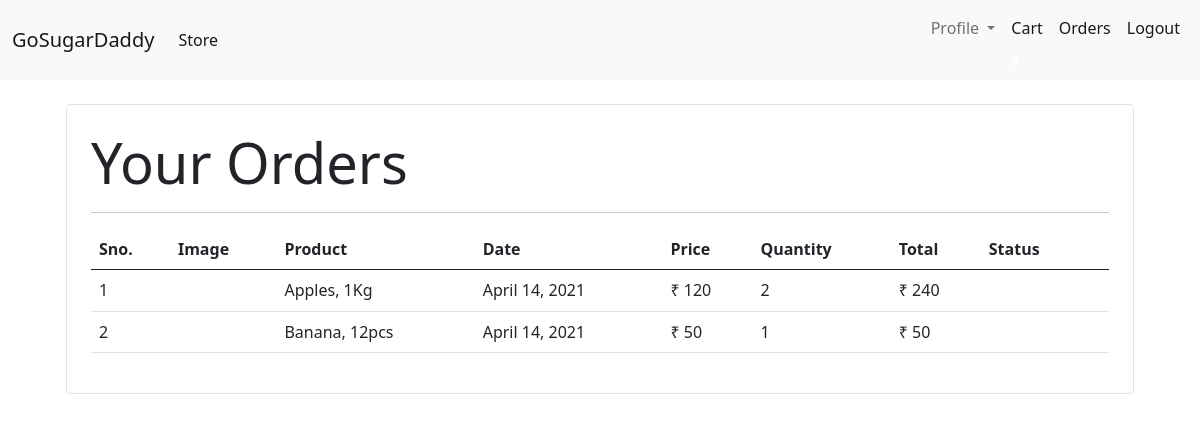
The app's page /orders (signed in), older data.
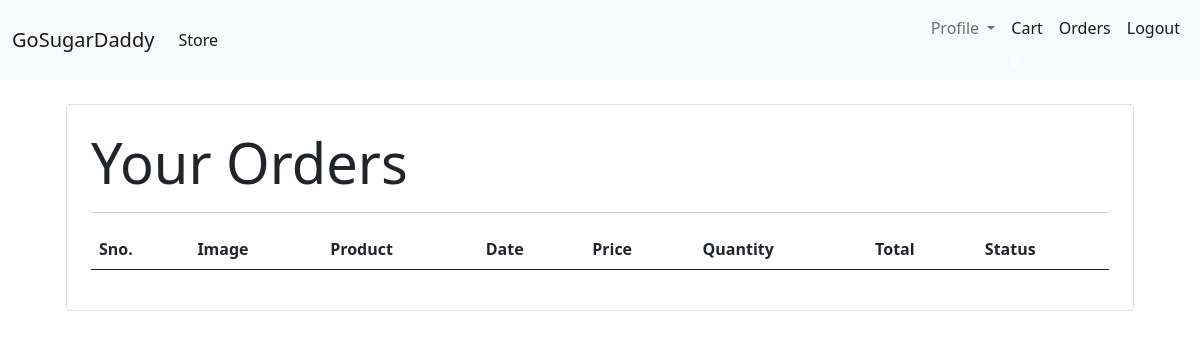
The same page, newer data.
### store/models/orders.py (models this page shows, shortened)
class Order(models.Model):
    product = models.ForeignKey(Product,on_delete=models.CASCADE)
    customer = models.ForeignKey(Customer,on_delete=models.CASCADE)
    quantity = models.IntegerField(default=1)
    price = models.IntegerField()
    address = models.CharField(max_length=50, default='', blank=True)
    phone = models.CharField(max_length=50, default='', blank=True)
    date = models.DateField(default=datetime.datetime.today)
    status = models.BooleanField(default=False)
    @staticmethod
    def get_orders_by_customer(customer_id):
        return Order.objects.filter(customer=customer_id).order_by('-date')

### store/models/product.py (models this page shows, shortened)
class Product(models.Model):
    name=models.CharField(max_length=50)
    price=models.IntegerField(default=0)
    category=models.ForeignKey(Categorie ,on_delete=models.CASCADE, default=1)
    description=models.CharField(max_length=200 , default='Description not available' , null=True , blank=True)
    image=models.ImageField(upload_to='media/')
    quantity=models.IntegerField(default=10)
    seller = models.ForeignKey(Customer,on_delete=models.CASCADE,default=None)

### store/middlewares/auth.py (the view)
    def middleware(request):
        print(request.session.get('customer_id'))
        returnUrl = request.META['PATH_INFO']
        print(request.META['PATH_INFO'])
        if not request.session.get('customer'):
           return redirect(f'login?return_url={returnUrl}')
        response = get_response(request)
        return response

### store/templatetags/custom_filter.py (called while the page is built)
@register.filter(name='currency')
def currency(number):
    return "₹ "+str(number)

@register.filter(name='multiply')
def multiply(number , number1):
    return number * number1

### store/views.py (called while the page is built)
    def get(self , request ):
        customer = request.session.get('customer_id')
        orders = Order.get_orders_by_customer(customer)
        print(orders)
        return render(request , 'orders.html'  , {'orders' : orders})

### store/templates/orders.html
{% extends 'base.html' %}
{% block content %}
{% load cart %}
{% load custom_filter %}
<div class="container">
   <div class="border rounded p-4 m-4">
        <p class="display-4 pl-4 ml-4">Your Orders</p>
        <hr>
        <table class="table">
            <thead>
                <tr>
                    <th>Sno.</th>
                    <th>Image</th>
                    <th>Product</th>
                    <th>Date</th>
                    <th>Price</th>
                    <th>Quantity</th>
                    <th>Total</th>
                    <th>Status</th>
                </tr>
            </thead>
            <tbody>
                {% for order in orders %}
                <tr>
                    <td>{{forloop.counter}}</td>
                    <td><img style="height: 80px;" class="rounded-circle" src="{{order.product.image.url}}" alt=""></td>
                    <td>{{order.product.name}}</td>
                    <td>{{order.date}}</td>
                    <td>{{order.price|currency}}</td>
                    <td>{{order.quantity}}</td>
                    <td>{{order.quantity|multiply:order.price|currency}}</td>
                    {% if order.status %}
                    <td><small class="badge badge-success">Completed</small></td>
                    {%else%}
                    <td><small class="badge badge-warning">Pending</small></td>
                    {% endif %}
                </tr>
                {% endfor %}
            </tbody>
        </table>
   </div>
</div>
{% endblock %}

Row changes from the older to the newer data that the page shows:
removed Order: product.name "Apples, 1Kg", date "April 14, 2021", price "₹ 120", quantity "2", quantity|multiply "₹ 240"
removed Order: product.name "Banana, 12pcs", date "April 14, 2021", price "₹ 50", quantity "1", quantity|multiply "₹ 50"
